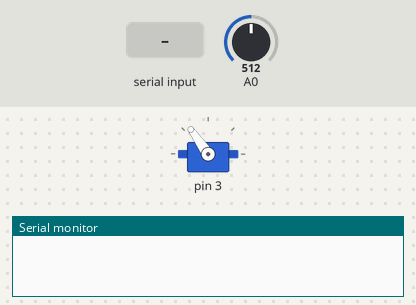
Bench run of a sketch on a simulated Arduino Uno, built with avr-gcc and run on an emulated ATmega328P. Shown: servo, the last lines printed to the serial monitor. The inputs (shaded band) are chosen by the test bench; at power-on: A0 = 512.

Above: at 1.29 s.
1.3 s: "0" received over Serial
At 1.89 s:
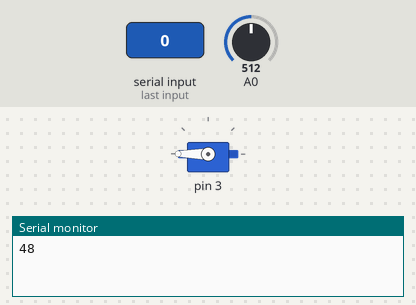
4.3 s: A0 set to 306
At 4.56 s:
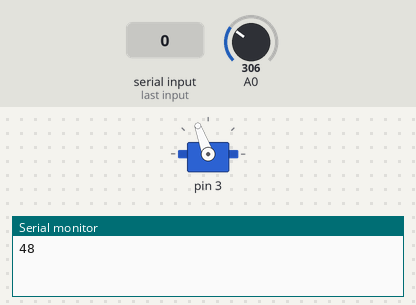
7.3 s: A0 set to 170
At 7.48 s:
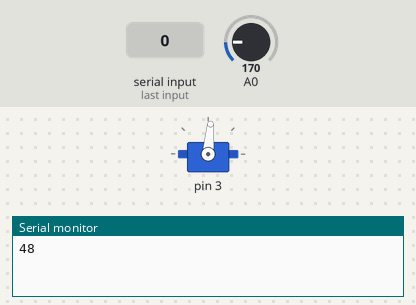
10.3 s: A0 set to 20
At 10.81 s:
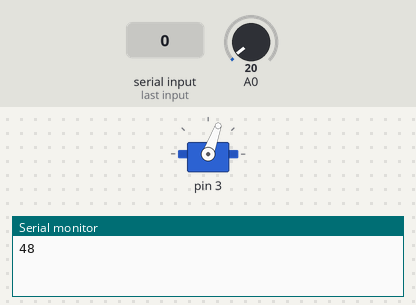
13.3 s: A0 set to 190
16.3 s: A0 set to 511
Timing chart, 0 to 20.3 s (numbered marks = the images above; inputs shaded):
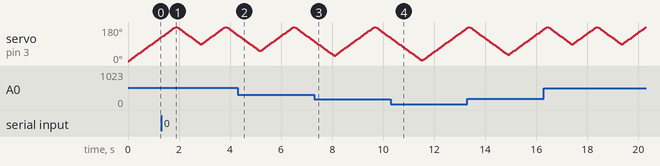

The sketch:

Ruitenwisser_Main.ino
```cpp
#define STATE_NONE 0
#define STATE_BOUND_MIN 1
#define STATE_BOUND_MAX 2
#define STATE_SPEED 3

#define TIMERHANDLE_SETTINGSUPDATE  1

int settingState = STATE_NONE;

void setup() {
  serialBegin(exeSerialCommand);
  initServo();
  saveBound(false, 0);
  saveBound(true, 180);
  saveSpeed(5);
  wipe();
  setTimer(TIMERHANDLE_SETTINGSUPDATE, 10, updateSettings);
}

void loop() {
  maintainTimers();
  maintainSerial();
}

void updateSettings() {
  switch (settingState) {
    case STATE_SPEED:
      setMaxValuePotentioMeter(30);
      saveSpeed(getPotentioMeterValue());
      break;
    case STATE_BOUND_MIN:
      setMaxValuePotentioMeter(180);
      saveBound(false, getPotentioMeterValue());
      break;
    case STATE_BOUND_MAX:
      setMaxValuePotentioMeter(180);
      saveBound(true, getPotentioMeterValue());
      break;
  }
}

void exeSerialCommand(byte cmd) {
  switch (cmd) {
    case '0':
      settingState = STATE_BOUND_MIN;
      break;
    case '1':
      settingState = STATE_BOUND_MAX;
      break;
    case 's':
      settingState = STATE_SPEED;
      break;
    case 'x':
      toggleWiper();
      break;
  }
}
```

PotentioMeter.ino
```cpp
struct PotentioConfig{
  int port = 0;
  int maxValue = 1023;
};

PotentioConfig potConfig;

void setMaxValuePotentioMeter(int val){
  potConfig.maxValue = val;
}

int getPotentioMeterValue(){
  return map(analogRead(potConfig.port), 0, 1023 , 0 , potConfig.maxValue);
}
```

WiperServo.ino
```cpp
#define ARRD_BOUNDMIN  0x0
#define ARRD_BOUNDMAX  0x1
#define ARRD_SPEED  0x2

#define TIMERHANDLE_SERVO 0

#include <EEPROM.h>
#include <Servo.h>

struct WiperConfig {
  //Saved Values
  byte boundMin = 0;
  byte boundMax = 180;
  byte speed = 10;


  byte port = 3;
  boolean retracted = false;
  boolean busy = false;
  boolean wipe = false;
  int currentAngle = 0;

  void restore() {
    //I dont want to waste the EEPROM
    //boundMin = EEPROM.read(ARRD_BOUNDMIN);
    //boundMax = EEPROM.read(ARRD_BOUNDMAX);
    //speed = EEPROM.read(ARRD_SPEED);
  }

  void save() {
    //I dont want to waste the EEPROM
    //EEPROM.write(ARRD_BOUNDMIN, boundMin);
    //EEPROM.write(ARRD_BOUNDMAX, boundMax);
    //EEPROM.write(ARRD_SPEED, speed);
  }

};

WiperConfig wiperConfig;
Servo servo;

void initServo() {
  wiperConfig.restore();
  servo.attach(wiperConfig.port);
  servo.write(wiperConfig.boundMin);
  setTimer(TIMERHANDLE_SERVO, 50, updateServo);
}

void wipe() {
  wiperConfig.busy = true;
  wiperConfig.wipe = true;
}

void stopWiping() {
  wiperConfig.wipe = false;
}

void toggleWiper() {
  if (wiperConfig.wipe) {
    stopWiping();
  } else {
    wipe();
  }
}

void saveBound(boolean minOrMax, int value) {
  if (minOrMax) {
    if (value > wiperConfig.boundMin &&  value != wiperConfig.boundMax) {
      wiperConfig.boundMax = value;
      wiperConfig.save();
    }
  } else {
    if (value < wiperConfig.boundMax &&  value != wiperConfig.boundMin) {
      wiperConfig.boundMin = value;
      wiperConfig.save();
    }
  }
}

void saveSpeed(byte value) {
  if (wiperConfig.speed != value) {
    wiperConfig.speed = value;
    wiperConfig.save();
  }
}

//Private section
void updateServo() {
  if (wiperConfig.busy) {
    if (!wiperConfig.retracted) {
      wiperConfig.currentAngle += wiperConfig.speed;
      if (wiperConfig.currentAngle > wiperConfig.boundMax) {
        wiperConfig.currentAngle = wiperConfig.boundMax;
        wiperConfig.retracted = true;
      }
    } else {
      wiperConfig.currentAngle -= wiperConfig.speed;
      if (wiperConfig.currentAngle < wiperConfig.boundMin) {
        wiperConfig.currentAngle = wiperConfig.boundMin;
        wiperConfig.retracted = false;
        wiperConfig.busy = wiperConfig.wipe;
      }
    }
    servo.write(wiperConfig.currentAngle);
  }
}
```

Lib_Serial.ino
```cpp
struct SerialConfig {
  int baudRate = 9200;
  void (*callback)(byte);
};

SerialConfig serialConfig;

void serialBegin(void (*callback)(byte)){
  Serial.begin(serialConfig.baudRate);
  serialConfig.callback = callback;
}

void maintainSerial(){
  int av = Serial.available();
  if(av > 0){
    byte buff[av];
    Serial.readBytes(buff, av);
    for(int i=0; i< av;i++){
      serialConfig.callback(buff[i]);
      Serial.println(buff[i], DEC);
    }

  }
}
```

Lib_Timers.ino
```cpp
/*
 * Credits to Marnick Hartgers
 * https://github.com/marnick-hartgers/ESD_HAN/blob/master/Lib_HAN/Lib_Timers.ino
 */

#define NUM_COUNTERS 10


struct TimerObject{
  long interval = -1;
  long startTime = 0;
  void (*callback)(void);
};

TimerObject timers [NUM_COUNTERS];

void setTimer(int timerIndex, long interval, void (*timerCallback)(void)){
  timers[timerIndex].interval = interval;
  timers[timerIndex].callback = timerCallback;
  timers[timerIndex].startTime = millis();
}

void clearTimer(int timerIndex){
  timers[timerIndex].interval = -1;
}

void resetTimer(int timerIndex){
  timers[timerIndex].startTime = millis();
}

void intervalTimer(int timerIndex, long interval){
  if(timers[timerIndex].callback){
    timers[timerIndex].interval = interval;
  }
}


void maintainTimers(){
  for(int t = 0; t < NUM_COUNTERS;t++){
    if(timers[t].interval != -1 && (timers[t].startTime + timers[t].interval) < millis()){
      timers[t].callback();
      timers[t].startTime = millis();
    }
  }
}

long getTimerInterval(int timerIndex){
  return timers[timerIndex].interval;
}
```
